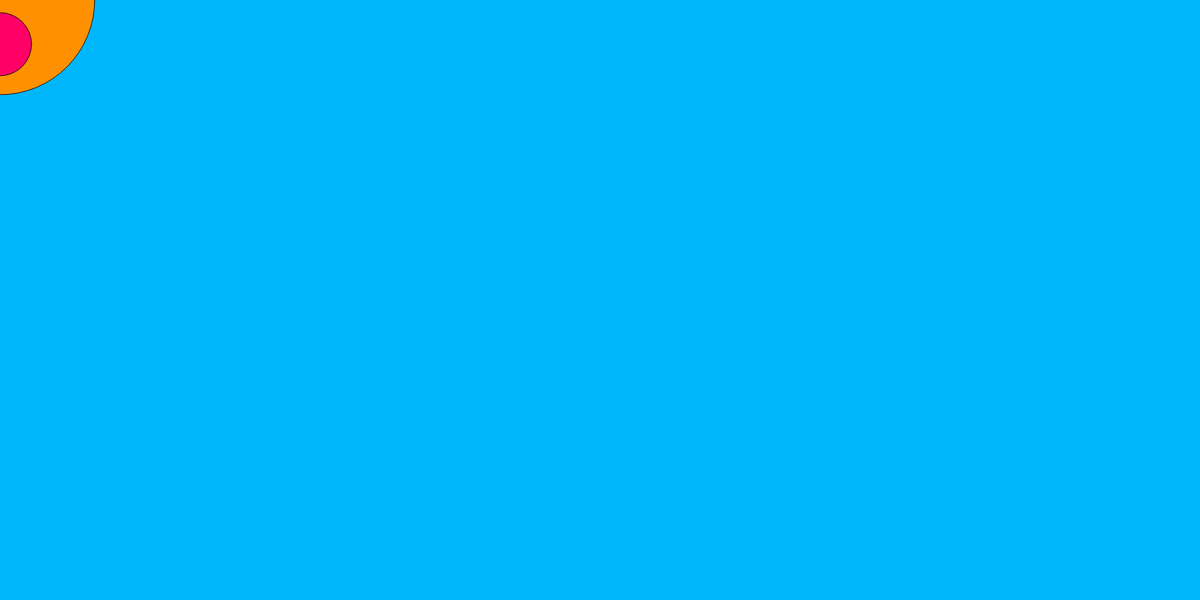
Frame 1 (no input)
Frame 60 (no input): identical to frame 1, image omitted
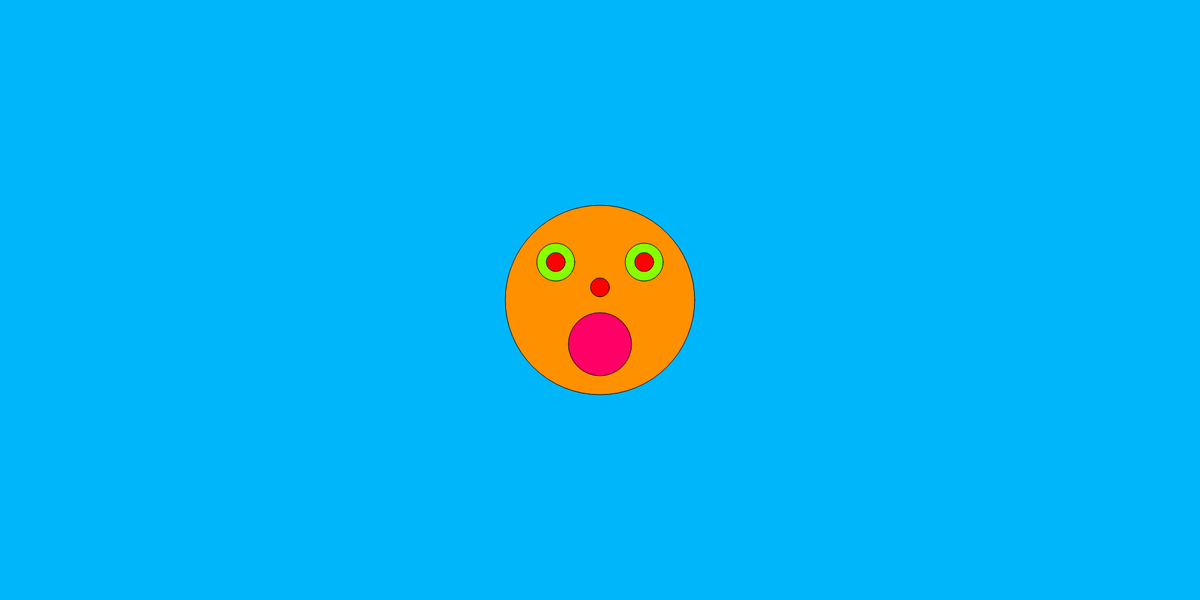
Frame 120 (the mouse pressed at the canvas centre since frame 60)

The p5.js sketch that drew these frames (run headless with seeded random() and noise() and a simulated clock; from frame 60 on, the mouse is pressed at the canvas centre):

// p5.js sketch
// ── sketch.js
function setup() {
  // put setup code here
  createCanvas(1900,950);

}

function draw() {
  // put drawing code here
    background(0, 182, 250);
    fill(255, 144, 0);
    ellipse(mouseX, mouseY, 300,300);
    fill(136, 255, 0);
   // ellipse(mouseX, mouseY, 250,250);
    ellipse(mouseX-70, mouseY-60, 60, 60);
    fill(255, 0, 0);
    ellipse(mouseX-70, mouseY-60, 30, 30);
    fill(136, 255, 0);
    ellipse(mouseX+70, mouseY-60, 60, 60);
    fill(255, 0, 0);
    ellipse(mouseX+70, mouseY-60, 30, 30);
    ellipse(mouseX, mouseY-20, 30, 30);
    fill(255, 0, 102);
    ellipse(mouseX, mouseY+70, 100, 100);
    fill(255,0,0); 
    //arc(mouseX,mouseY,50,100,0,180);
}
